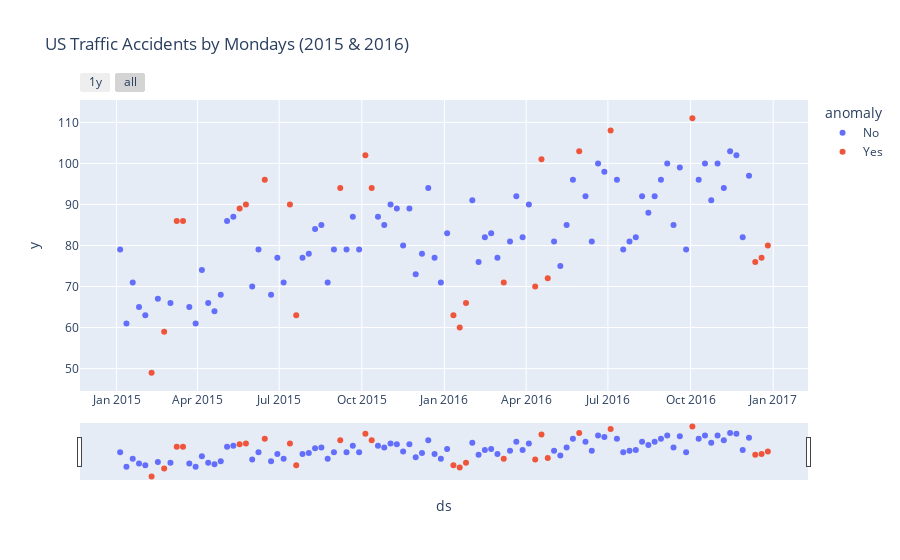

The code cell stored with this chart in its notebook:
### Code cell
#visualize the anomaly data
fig = px.scatter(anomaly_df.reset_index(), x='ds', y='y', color='anomaly', title='US Traffic Accidents by Mondays (2015 & 2016)')
#slider
fig.update_xaxes(
    rangeslider_visible = True,
    rangeselector = dict(
        buttons = list([
              dict(count=1, label='1y', step="year", stepmode="backward"),
              dict(step="all")
        ])
    )
)
fig.show()

### Figure 1 — Plotly figure (JSON) as saved in the notebook; plotly's stock layout.template omitted (floating-point values rounded to 4 significant figures)
{"data": [{"hovertemplate": "anomaly=No<br>ds=%{x}<br>y=%{y}<extra></extra>", "legendgroup": "No", "marker": {"color": "#636efa", "symbol": "circle"}, "mode": "markers", "name": "No", "orientation": "v", "showlegend": true, "type": "scatter", "x": ["2015-01-05T00:00:00", "2015-01-12T00:00:00", "2015-01-19T00:00:00", "2015-01-26T00:00:00", "2015-02-02T00:00:00", "2015-02-16T00:00:00", "2015-03-02T00:00:00", "2015-03-23T00:00:00", "2015-03-30T00:00:00", "2015-04-06T00:00:00", "2015-04-13T00:00:00", "2015-04-20T00:00:00", "2015-04-27T00:00:00", "2015-05-04T00:00:00", "2015-05-11T00:00:00", "2015-06-01T00:00:00", "2015-06-08T00:00:00", "2015-06-22T00:00:00", "2015-06-29T00:00:00", "2015-07-06T00:00:00", "2015-07-27T00:00:00", "2015-08-03T00:00:00", "2015-08-10T00:00:00", "2015-08-17T00:00:00", "2015-08-24T00:00:00", "2015-08-31T00:00:00", "2015-09-14T00:00:00", "2015-09-21T00:00:00", "2015-09-28T00:00:00", "2015-10-19T00:00:00", "2015-10-26T00:00:00", "2015-11-02T00:00:00", "2015-11-09T00:00:00", "2015-11-16T00:00:00", "2015-11-23T00:00:00", "2015-11-30T00:00:00", "2015-12-07T00:00:00", "2015-12-14T00:00:00", "2015-12-21T00:00:00", "2015-12-28T00:00:00", "2016-01-04T00:00:00", "2016-02-01T00:00:00", "2016-02-08T00:00:00", "2016-02-15T00:00:00", "2016-02-22T00:00:00", "2016-02-29T00:00:00", "2016-03-14T00:00:00", "2016-03-21T00:00:00", "2016-03-28T00:00:00", "2016-04-04T00:00:00", "2016-05-02T00:00:00", "2016-05-09T00:00:00", "2016-05-16T00:00:00", "2016-05-23T00:00:00", "2016-06-06T00:00:00", "2016-06-13T00:00:00", "2016-06-20T00:00:00", "2016-06-27T00:00:00", "2016-07-11T00:00:00", "2016-07-18T00:00:00", "2016-07-25T00:00:00", "2016-08-01T00:00:00", "2016-08-08T00:00:00", "2016-08-15T00:00:00", "2016-08-22T00:00:00", "2016-08-29T00:00:00", "2016-09-05T00:00:00", "2016-09-12T00:00:00", "2016-09-19T00:00:00", "2016-09-26T00:00:00", "2016-10-10T00:00:00", "2016-10-17T00:00:00", "2016-10-24T00:00:00", "2016-10-31T00:00:00", "2016-11-07T00:00:00", "2016-11-14T00:00:00", "2016-11-21T00:00:00", "2016-11-28T00:00:00", "2016-12-05T00:00:00"], "xaxis": "x", "y": [79, 61, 71, 65, 63, 67, 66, 65, 61, 74, 66, 64, 68, 86, 87, 70, 79, 68, 77, 71, 77, 78, 84, 85, 71, 79, 79, 87, 79, 87, 85, 90, 89, 80, 89, 73, 78, 94, 77, 71, 83, 91, 76, 82, 83, 77, 81, 92, 82, 90, 81, 75, 85, 96, 92, 81, 100, 98, 96, 79, 81, 82, 92, 88, 92, 96, 100, 85, 99, 79, 96, 100, 91, 100, 94, 103, 102, 82, 97], "yaxis": "y"}, {"hovertemplate": "anomaly=Yes<br>ds=%{x}<br>y=%{y}<extra></extra>", "legendgroup": "Yes", "marker": {"color": "#EF553B", "symbol": "circle"}, "mode": "markers", "name": "Yes", "orientation": "v", "showlegend": true, "type": "scatter", "x": ["2015-02-09T00:00:00", "2015-02-23T00:00:00", "2015-03-09T00:00:00", "2015-03-16T00:00:00", "2015-05-18T00:00:00", "2015-05-25T00:00:00", "2015-06-15T00:00:00", "2015-07-13T00:00:00", "2015-07-20T00:00:00", "2015-09-07T00:00:00", "2015-10-05T00:00:00", "2015-10-12T00:00:00", "2016-01-11T00:00:00", "2016-01-18T00:00:00", "2016-01-25T00:00:00", "2016-03-07T00:00:00", "2016-04-11T00:00:00", "2016-04-18T00:00:00", "2016-04-25T00:00:00", "2016-05-30T00:00:00", "2016-07-04T00:00:00", "2016-10-03T00:00:00", "2016-12-12T00:00:00", "2016-12-19T00:00:00", "2016-12-26T00:00:00"], "xaxis": "x", "y": [49, 59, 86, 86, 89, 90, 96, 90, 63, 94, 102, 94, 63, 60, 66, 71, 70, 101, 72, 103, 108, 111, 76, 77, 80], "yaxis": "y"}], "layout": {"legend": {"title": {"text": "anomaly"}, "tracegroupgap": 0}, "title": {"text": "US Traffic Accidents by Mondays (2015 & 2016)"}, "xaxis": {"anchor": "y", "domain": [0, 1], "rangeselector": {"buttons": [{"count": 1, "label": "1y", "step": "year", "stepmode": "backward"}, {"step": "all"}]}, "rangeslider": {"visible": true}, "title": {"text": "ds"}}, "yaxis": {"anchor": "x", "domain": [0, 1], "title": {"text": "y"}}}}
